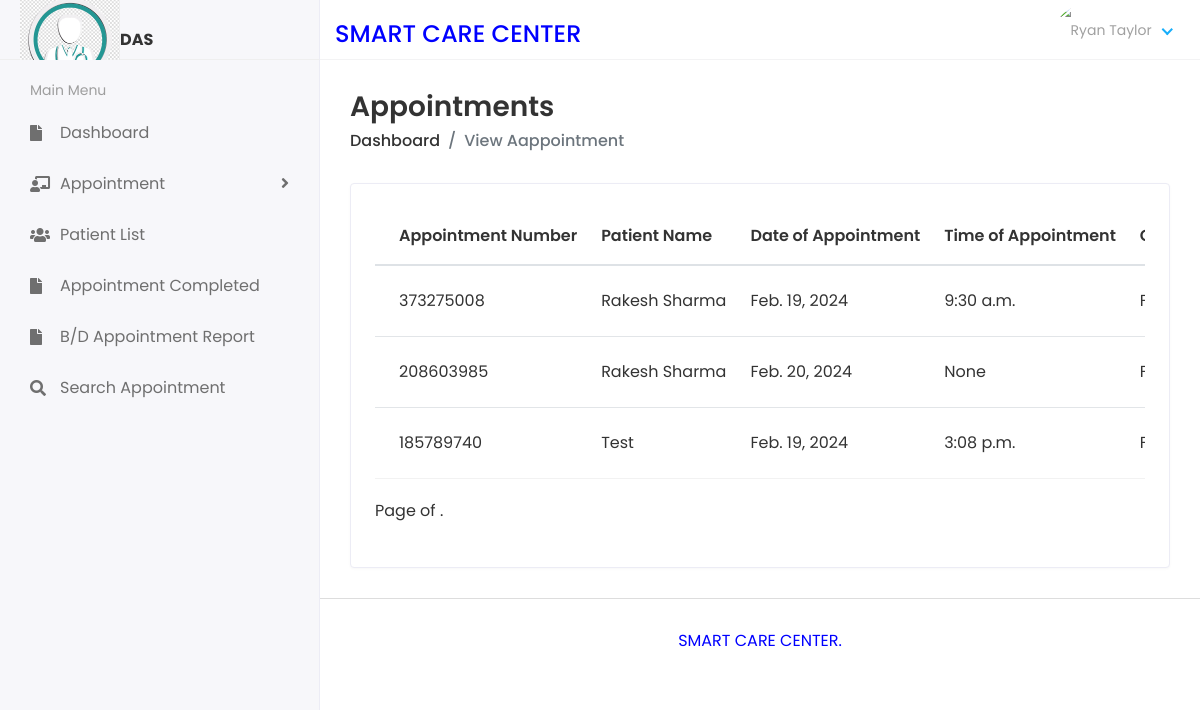
/PatientAppointmentCompleted (signed in), run on the app's committed database.
### dasapp/models.py (models this page shows, shortened)
class Appointment(models.Model):
    appointmentnumber = models.IntegerField(default=0)
    fullname = models.CharField(max_length=250)
    mobilenumber = models.CharField(max_length=11)
    email = models.EmailField(max_length=100)
    date_of_appointment = models.DateField()
    time_of_appointment = models.TimeField()
    doctor_id = models.ForeignKey(DoctorReg, on_delete=models.CASCADE)
    additional_msg = models.TextField(blank=True)
    remark = models.CharField(max_length=250, default='')
    status = models.CharField(max_length=200, default='')
    prescription = models.TextField(blank=True, default='')
    recommendedtest = models.TextField(blank=True, default='')
    created_at = models.DateTimeField(auto_now_add=True)
    updated_at = models.DateTimeField(auto_now=True)

### docappsystem/docviews.py (the view)
# urls.py: path('PatientAppointmentCompleted', docviews.Patient_Appointment_Completed, name='patientappointmentcompleted'),
def Patient_Appointment_Completed(request):
    doctor_admin = request.user
    doctor_reg = DoctorReg.objects.get(admin=doctor_admin)
    patientdetails1 = Appointment.objects.filter(status='Completed',doctor_id=doctor_reg)
    context = {'patientdetails1': patientdetails1}
    return render(request, 'doc/patient_list_app_appointment.html', context)

### templates/doc/patient_list_app_appointment.html (shortened to what this page needs)
{% extends 'base.html' %}
{% block content %}
<div class="content container-fluid">
    <div class="page-header">
    <div class="row align-items-center">
    <div class="col">
    <h3 class="page-title">Appointments</h3>
    <ul class="breadcrumb">
    <li class="breadcrumb-item"><a href="{% url 'doctor_home' %}">Dashboard</a></li>
    <li class="breadcrumb-item active">View Aappointment</li>
    </ul>
    </div>
    </div>
    </div>
    <div class="row">
    <div class="col-sm-12">
    <div class="card card-table">
    <div class="card-body">
    <div class="table-responsive">
    <table class="table table-hover table-center mb-0 datatable">
    <thead>
    <tr>
    <th>Appointment Number</th>
    <th>Patient Name</th>
    <th>Date of Appointment</th>
    <th>Time of Appointment</th>
    <th>Creation Date</th>
    </tr>
    </thead>
    <tbody>
        {% for i in patientdetails1 %}
    <tr>
    <td>{{i.appointmentnumber}}</td>
    <td>{{i.fullname}}</td>
    <td>{{i.date_of_appointment}}</td>
    <td>{{i.time_of_appointment}}</td>
    <td>{{i.created_at}}</td>
    </tr> {% endfor %}
    </tbody>
    </table>
<div class="pagination" style="padding-top: 20px;padding-bottom: 20px;text-align: center;">
    <span class="step-links">
        <span class="current">
            Page {{ view_appointment.number }} of {{ view_appointment.paginator.num_pages }}.
        </span>
    </span>
</div>
    </div>
    </div>
    </div>
    </div>
    </div>
    </div>
{% endblock %}

### static/assets/css/style.css (style rules this page uses)
html { height: 100%; }
body { background-color: #fff; color: #333; font-family: 'Poppins', sans-serif; font-size: 1rem; height: 100%; line-height: 1.5; overflow-x: hidden; }
h1, h2, h3, h4, h5, h6 { font-family: 'Poppins', sans-serif; margin-top: 0; }
a { color: #009ce7; }
input, button, a { transition: all 0.4s ease; -moz-transition: all 0.4s ease; -o-transition: all 0.4s ease; -ms-transition: all 0.4s ease; -webkit-transition: all 0.4s ease; }
ul, ol { padding: 0px; list-style: none; }
.table { color: #333; max-width: 100%; margin-bottom: 0; width: 100%; }
.table thead tr th { font-weight: 600; }
.table tbody tr { border-bottom: 1px solid rgba(0, 0, 0, 0.05); }
.table.table-center td, .table.table-center th { vertical-align: middle; }
.card-table .card-body .table > thead > tr > th { border-top: 0; }
.card-table .card-body .table tr td:first-child, .card-table .card-body .table tr th:first-child { padding-left: 1.5rem; }
.card-table .table td, .card-table .table th { border-top: 1px solid #e2e5e8; padding: 1rem 0.75rem; white-space: nowrap; }
.card { border: 1px solid #ececf5; box-shadow: 0 1px 3px 0 rgba(0, 0, 0, 0.03); margin-bottom: 1.875rem; }
.card-body { padding: 1.5rem; }
.page-wrapper > .content { padding: 1.875rem 1.875rem 0; }
.page-header { margin-bottom: 1.875rem; }
.page-header .breadcrumb { background-color: transparent; color: #6c757d; font-size: 1rem; font-weight: 500; margin-bottom: 0; padding: 0; }
.page-header .breadcrumb a { color: #333; }
.page-title { font-size: 28px; font-weight: 600; color: #333; margin-bottom: 5px; }

### data on the page
Appointment: appointmentnumber "373275008", fullname "Rakesh Sharma", date_of_appointment "Feb. 19, 2024", time_of_appointment "9:30 a.m."
Appointment: appointmentnumber "208603985", fullname "Rakesh Sharma", date_of_appointment "Feb. 20, 2024", time_of_appointment "None"
Appointment: appointmentnumber "185789740", fullname "Test", date_of_appointment "Feb. 19, 2024", time_of_appointment "3:08 p.m."
